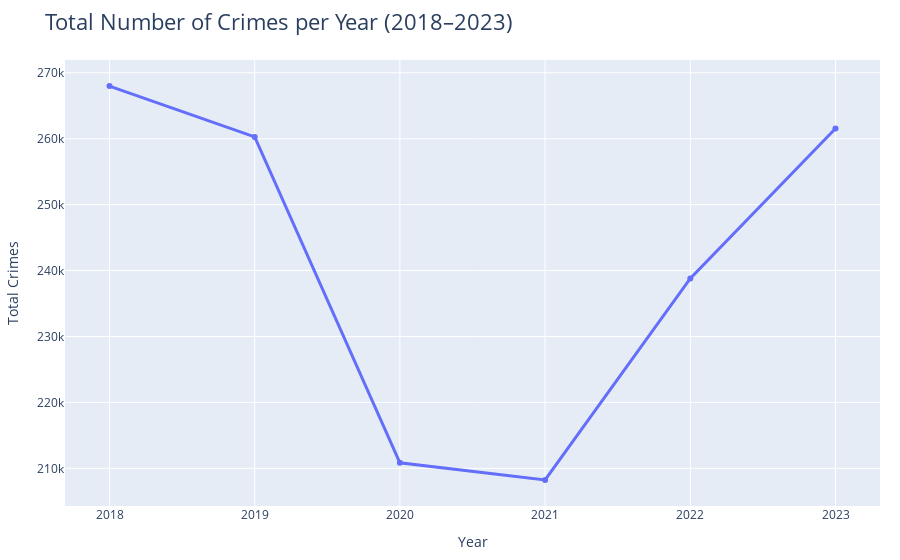

Source (notebook cell):
### Code cell
import pandas as pd
import plotly.express as px

# Load and filter the dataset
df = pd.read_csv('graph123.csv')

# Filter years and drop unnecessary columns
df = df[(df['Year'] >= 2018) & (df['Year'] <= 2023)]
df = df.drop(columns=['ID', 'Case Number'], errors='ignore')

# Group by year and count crimes
yearly_totals = df.groupby('Year').size().reset_index(name='Total Crimes')

# Create the line chart
fig = px.line(
    yearly_totals,
    x='Year',
    y='Total Crimes',
    title='Total Number of Crimes per Year (2018–2023)',
    markers=True
)

# Improve layout
fig.update_traces(line=dict(color='#636EFA', width=3))
fig.update_layout(
    xaxis=dict(type='category'),
    yaxis_title='Total Crimes',
    title_font=dict(size=22),
    margin=dict(t=60, b=40, l=20, r=20)
)

# Show the plot
fig.write_html("_static/my_donut_plot.html")  # for interactive plot

### Figure 1 — Plotly figure (JSON) as saved in the notebook; plotly's stock layout.template omitted (floating-point values rounded to 4 significant figures)
{"data": [{"hovertemplate": "Year=%{x}<br>Total Crimes=%{y}<extra></extra>", "legendgroup": "", "line": {"color": "#636EFA", "dash": "solid", "width": 3}, "marker": {"symbol": "circle"}, "mode": "lines+markers", "name": "", "orientation": "v", "showlegend": false, "type": "scatter", "x": [2018, 2019, 2020, 2021, 2022, 2023], "xaxis": "x", "y": [267987, 260272, 210837, 208243, 238809, 261541], "yaxis": "y"}], "layout": {"legend": {"tracegroupgap": 0}, "margin": {"b": 40, "l": 20, "r": 20, "t": 60}, "title": {"font": {"size": 22}, "text": "Total Number of Crimes per Year (2018–2023)"}, "xaxis": {"anchor": "y", "domain": [0, 1], "title": {"text": "Year"}, "type": "category"}, "yaxis": {"anchor": "x", "domain": [0, 1], "title": {"text": "Total Crimes"}}}}
